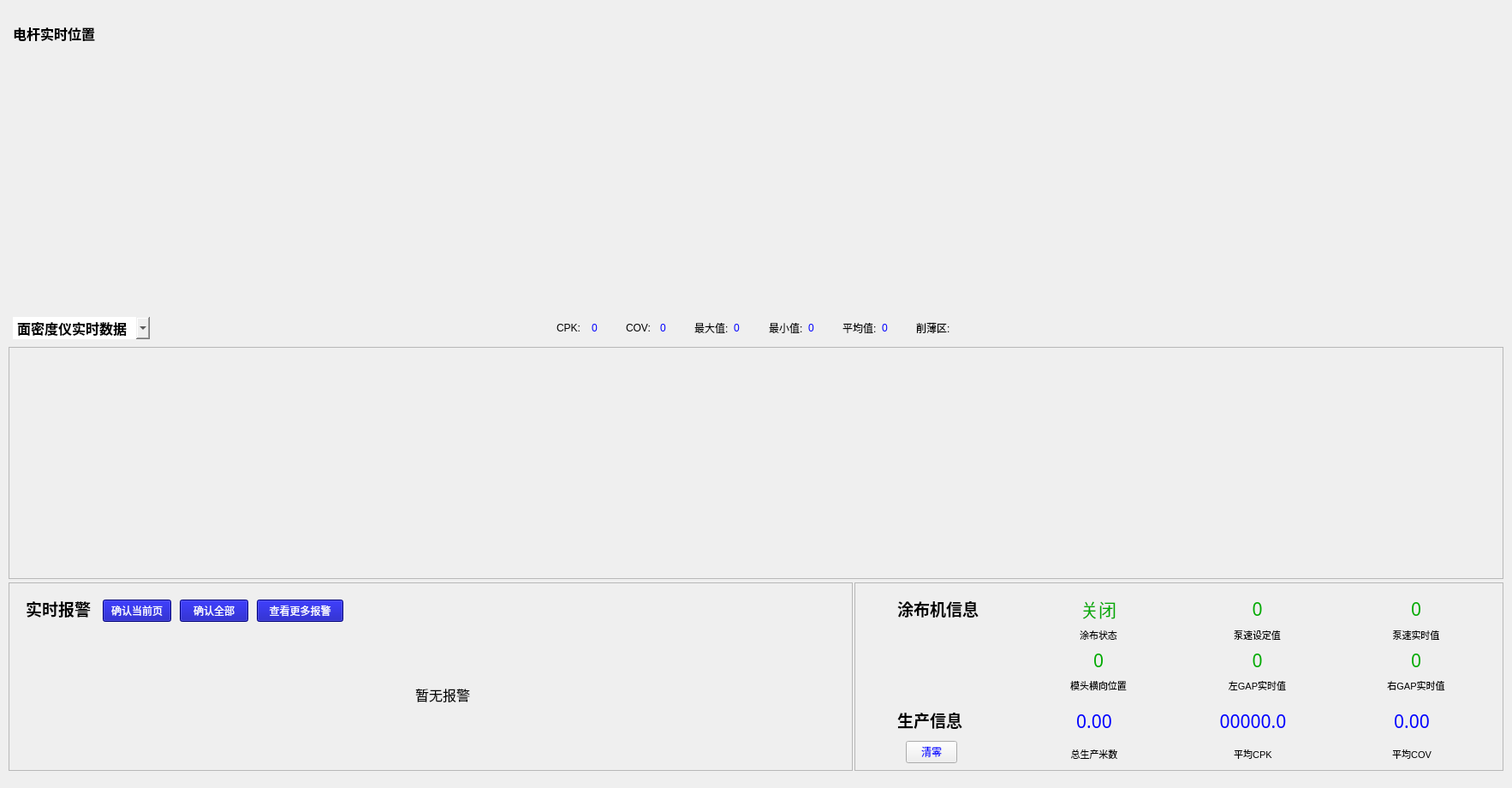
<?xml version="1.0" encoding="UTF-8"?>
<ui version="4.0">
 <class>homepage</class>
 <widget class="QWidget" name="homepage">
  <property name="geometry">
   <rect>
    <x>0</x>
    <y>0</y>
    <width>1766</width>
    <height>920</height>
   </rect>
  </property>
  <property name="windowTitle">
   <string>Form</string>
  </property>
  <widget class="QFrame" name="frame">
   <property name="geometry">
    <rect>
     <x>5</x>
     <y>15</y>
     <width>1755</width>
     <height>890</height>
    </rect>
   </property>
   <property name="frameShape">
    <enum>QFrame::NoFrame</enum>
   </property>
   <property name="frameShadow">
    <enum>QFrame::Raised</enum>
   </property>
   <widget class="QWidget" name="gridLayoutWidget_2">
    <property name="geometry">
     <rect>
      <x>5</x>
      <y>45</y>
      <width>1746</width>
      <height>296</height>
     </rect>
    </property>
    <layout class="QGridLayout" name="gridLayout_motor"/>
   </widget>
   <widget class="QFrame" name="frame_wrog">
    <property name="geometry">
     <rect>
      <x>5</x>
      <y>665</y>
      <width>986</width>
      <height>220</height>
     </rect>
    </property>
    <property name="frameShape">
     <enum>QFrame::StyledPanel</enum>
    </property>
    <property name="frameShadow">
     <enum>QFrame::Raised</enum>
    </property>
    <widget class="QLabel" name="label_6">
     <property name="geometry">
      <rect>
       <x>20</x>
       <y>20</y>
       <width>81</width>
       <height>21</height>
      </rect>
     </property>
     <property name="font">
      <font>
       <family>Arial</family>
       <pointsize>14</pointsize>
       <italic>false</italic>
       <bold>true</bold>
      </font>
     </property>
     <property name="text">
      <string>实时报警</string>
     </property>
    </widget>
    <widget class="QPushButton" name="pushButton">
     <property name="geometry">
      <rect>
       <x>110</x>
       <y>20</y>
       <width>80</width>
       <height>26</height>
      </rect>
     </property>
     <property name="styleSheet">
      <string notr="true">background-color: rgb(0, 0, 171);
color: rgb(255, 255, 255);
</string>
     </property>
     <property name="text">
      <string>确认当前页</string>
     </property>
    </widget>
    <widget class="QPushButton" name="pushButton_2">
     <property name="geometry">
      <rect>
       <x>200</x>
       <y>20</y>
       <width>80</width>
       <height>26</height>
      </rect>
     </property>
     <property name="styleSheet">
      <string notr="true">background-color: rgb(0, 0, 171);
color: rgb(255, 255, 255);</string>
     </property>
     <property name="text">
      <string>确认全部</string>
     </property>
    </widget>
    <widget class="QPushButton" name="pushButton_3">
     <property name="geometry">
      <rect>
       <x>290</x>
       <y>20</y>
       <width>101</width>
       <height>26</height>
      </rect>
     </property>
     <property name="styleSheet">
      <string notr="true">color: rgb(255, 255, 255);
background-color: rgb(0, 0, 171);
</string>
     </property>
     <property name="text">
      <string>查看更多报警</string>
     </property>
    </widget>
    <widget class="QLabel" name="label_26">
     <property name="geometry">
      <rect>
       <x>475</x>
       <y>110</y>
       <width>101</width>
       <height>41</height>
      </rect>
     </property>
     <property name="font">
      <font>
       <family>Arial</family>
       <pointsize>12</pointsize>
       <bold>false</bold>
      </font>
     </property>
     <property name="text">
      <string>暂无报警</string>
     </property>
    </widget>
    <zorder>label_6</zorder>
    <zorder>label_26</zorder>
    <zorder>pushButton</zorder>
    <zorder>pushButton_2</zorder>
    <zorder>pushButton_3</zorder>
   </widget>
   <widget class="QFrame" name="frame_Tbj">
    <property name="geometry">
     <rect>
      <x>993</x>
      <y>665</y>
      <width>758</width>
      <height>220</height>
     </rect>
    </property>
    <property name="frameShape">
     <enum>QFrame::StyledPanel</enum>
    </property>
    <property name="frameShadow">
     <enum>QFrame::Raised</enum>
    </property>
    <widget class="QLabel" name="label_3">
     <property name="geometry">
      <rect>
       <x>50</x>
       <y>20</y>
       <width>111</width>
       <height>21</height>
      </rect>
     </property>
     <property name="font">
      <font>
       <family>Arial</family>
       <pointsize>14</pointsize>
       <bold>true</bold>
      </font>
     </property>
     <property name="text">
      <string>涂布机信息</string>
     </property>
    </widget>
    <widget class="QLabel" name="label_4">
     <property name="geometry">
      <rect>
       <x>50</x>
       <y>150</y>
       <width>91</width>
       <height>21</height>
      </rect>
     </property>
     <property name="font">
      <font>
       <family>Arial</family>
       <pointsize>14</pointsize>
       <bold>true</bold>
      </font>
     </property>
     <property name="text">
      <string>生产信息</string>
     </property>
    </widget>
    <widget class="QPushButton" name="pushButton_4">
     <property name="geometry">
      <rect>
       <x>60</x>
       <y>185</y>
       <width>60</width>
       <height>26</height>
      </rect>
     </property>
     <property name="styleSheet">
      <string notr="true">color: rgb(0, 0, 255);</string>
     </property>
     <property name="text">
      <string>清零</string>
     </property>
    </widget>
    <widget class="QWidget" name="gridLayoutWidget">
     <property name="geometry">
      <rect>
       <x>190</x>
       <y>5</y>
       <width>551</width>
       <height>137</height>
      </rect>
     </property>
     <layout class="QGridLayout" name="gridLayout">
      <property name="sizeConstraint">
       <enum>QLayout::SetDefaultConstraint</enum>
      </property>
      <property name="leftMargin">
       <number>10</number>
      </property>
      <property name="topMargin">
       <number>10</number>
      </property>
      <property name="rightMargin">
       <number>0</number>
      </property>
      <property name="bottomMargin">
       <number>12</number>
      </property>
      <property name="horizontalSpacing">
       <number>15</number>
      </property>
      <property name="verticalSpacing">
       <number>5</number>
      </property>
      <item row="0" column="2">
       <widget class="QLabel" name="label_42">
        <property name="font">
         <font>
          <family>Sans Serif</family>
          <pointsize>16</pointsize>
          <bold>false</bold>
         </font>
        </property>
        <property name="styleSheet">
         <string notr="true">color: rgb(0, 170, 0);</string>
        </property>
        <property name="text">
         <string>0</string>
        </property>
        <property name="alignment">
         <set>Qt::AlignCenter</set>
        </property>
       </widget>
      </item>
      <item row="2" column="2">
       <widget class="QLabel" name="label_45">
        <property name="font">
         <font>
          <family>Sans Serif</family>
          <pointsize>16</pointsize>
          <bold>false</bold>
         </font>
        </property>
        <property name="styleSheet">
         <string notr="true">color: rgb(0, 170, 0);</string>
        </property>
        <property name="text">
         <string>0</string>
        </property>
        <property name="alignment">
         <set>Qt::AlignCenter</set>
        </property>
       </widget>
      </item>
      <item row="3" column="1">
       <widget class="QLabel" name="label_35">
        <property name="font">
         <font>
          <family>Arial</family>
          <pointsize>8</pointsize>
          <bold>false</bold>
         </font>
        </property>
        <property name="text">
         <string>左GAP实时值</string>
        </property>
        <property name="alignment">
         <set>Qt::AlignCenter</set>
        </property>
       </widget>
      </item>
      <item row="0" column="0">
       <widget class="QLabel" name="label_40">
        <property name="font">
         <font>
          <family>Sans Serif</family>
          <pointsize>16</pointsize>
          <bold>false</bold>
         </font>
        </property>
        <property name="layoutDirection">
         <enum>Qt::LeftToRight</enum>
        </property>
        <property name="styleSheet">
         <string notr="true">color: rgb(0, 170, 0);</string>
        </property>
        <property name="text">
         <string>关闭</string>
        </property>
        <property name="alignment">
         <set>Qt::AlignCenter</set>
        </property>
       </widget>
      </item>
      <item row="2" column="1">
       <widget class="QLabel" name="label_44">
        <property name="font">
         <font>
          <family>Sans Serif</family>
          <pointsize>16</pointsize>
          <bold>false</bold>
         </font>
        </property>
        <property name="styleSheet">
         <string notr="true">color: rgb(0, 170, 0);</string>
        </property>
        <property name="text">
         <string>0</string>
        </property>
        <property name="alignment">
         <set>Qt::AlignCenter</set>
        </property>
       </widget>
      </item>
      <item row="2" column="0">
       <widget class="QLabel" name="label_43">
        <property name="font">
         <font>
          <family>Sans Serif</family>
          <pointsize>16</pointsize>
          <bold>false</bold>
         </font>
        </property>
        <property name="styleSheet">
         <string notr="true">color: rgb(0, 170, 0);</string>
        </property>
        <property name="text">
         <string>0</string>
        </property>
        <property name="alignment">
         <set>Qt::AlignCenter</set>
        </property>
       </widget>
      </item>
      <item row="1" column="2">
       <widget class="QLabel" name="label_33">
        <property name="font">
         <font>
          <family>Arial</family>
          <pointsize>8</pointsize>
          <italic>false</italic>
          <bold>false</bold>
         </font>
        </property>
        <property name="text">
         <string>泵速实时值</string>
        </property>
        <property name="alignment">
         <set>Qt::AlignCenter</set>
        </property>
       </widget>
      </item>
      <item row="3" column="2">
       <widget class="QLabel" name="label_36">
        <property name="font">
         <font>
          <family>Arial</family>
          <pointsize>8</pointsize>
          <bold>false</bold>
         </font>
        </property>
        <property name="text">
         <string>右GAP实时值</string>
        </property>
        <property name="alignment">
         <set>Qt::AlignCenter</set>
        </property>
       </widget>
      </item>
      <item row="1" column="0">
       <widget class="QLabel" name="label_31">
        <property name="font">
         <font>
          <family>Arial</family>
          <pointsize>8</pointsize>
          <bold>false</bold>
         </font>
        </property>
        <property name="text">
         <string>涂布状态</string>
        </property>
        <property name="alignment">
         <set>Qt::AlignCenter</set>
        </property>
       </widget>
      </item>
      <item row="0" column="1">
       <widget class="QLabel" name="label_41">
        <property name="font">
         <font>
          <family>Sans Serif</family>
          <pointsize>16</pointsize>
          <bold>false</bold>
         </font>
        </property>
        <property name="styleSheet">
         <string notr="true">color: rgb(0, 170, 0);</string>
        </property>
        <property name="text">
         <string>0</string>
        </property>
        <property name="alignment">
         <set>Qt::AlignCenter</set>
        </property>
       </widget>
      </item>
      <item row="1" column="1">
       <widget class="QLabel" name="label_32">
        <property name="font">
         <font>
          <family>Arial</family>
          <pointsize>8</pointsize>
          <bold>false</bold>
         </font>
        </property>
        <property name="text">
         <string>泵速设定值</string>
        </property>
        <property name="alignment">
         <set>Qt::AlignCenter</set>
        </property>
       </widget>
      </item>
      <item row="3" column="0">
       <widget class="QLabel" name="label_34">
        <property name="font">
         <font>
          <family>Arial</family>
          <pointsize>8</pointsize>
          <bold>false</bold>
         </font>
        </property>
        <property name="text">
         <string>模头横向位置</string>
        </property>
        <property name="alignment">
         <set>Qt::AlignCenter</set>
        </property>
       </widget>
      </item>
     </layout>
    </widget>
    <widget class="QWidget" name="gridLayoutWidget_5">
     <property name="geometry">
      <rect>
       <x>190</x>
       <y>145</y>
       <width>551</width>
       <height>71</height>
      </rect>
     </property>
     <layout class="QGridLayout" name="gridLayout_3">
      <item row="1" column="2">
       <widget class="QLabel" name="label_39">
        <property name="font">
         <font>
          <family>Arial</family>
          <pointsize>8</pointsize>
          <bold>false</bold>
         </font>
        </property>
        <property name="text">
         <string>平均COV</string>
        </property>
        <property name="alignment">
         <set>Qt::AlignCenter</set>
        </property>
       </widget>
      </item>
      <item row="1" column="1">
       <widget class="QLabel" name="label_38">
        <property name="font">
         <font>
          <family>Arial</family>
          <pointsize>8</pointsize>
          <bold>false</bold>
         </font>
        </property>
        <property name="text">
         <string>平均CPK</string>
        </property>
        <property name="alignment">
         <set>Qt::AlignCenter</set>
        </property>
       </widget>
      </item>
      <item row="1" column="0">
       <widget class="QLabel" name="label_37">
        <property name="font">
         <font>
          <family>Arial</family>
          <pointsize>8</pointsize>
          <bold>false</bold>
         </font>
        </property>
        <property name="text">
         <string>总生产米数</string>
        </property>
        <property name="alignment">
         <set>Qt::AlignCenter</set>
        </property>
       </widget>
      </item>
      <item row="0" column="0">
       <widget class="QLabel" name="label_48">
        <property name="font">
         <font>
          <family>Sans Serif</family>
          <pointsize>16</pointsize>
          <bold>false</bold>
         </font>
        </property>
        <property name="styleSheet">
         <string notr="true">color: rgb(0, 0, 255);</string>
        </property>
        <property name="text">
         <string>0.00</string>
        </property>
        <property name="alignment">
         <set>Qt::AlignCenter</set>
        </property>
       </widget>
      </item>
      <item row="0" column="1">
       <widget class="QLabel" name="label_46">
        <property name="font">
         <font>
          <family>Sans Serif</family>
          <pointsize>16</pointsize>
          <bold>false</bold>
         </font>
        </property>
        <property name="styleSheet">
         <string notr="true">color: rgb(0, 0, 255);</string>
        </property>
        <property name="text">
         <string>00000.0</string>
        </property>
        <property name="alignment">
         <set>Qt::AlignCenter</set>
        </property>
       </widget>
      </item>
      <item row="0" column="2">
       <widget class="QLabel" name="label_47">
        <property name="font">
         <font>
          <family>Sans Serif</family>
          <pointsize>16</pointsize>
          <bold>false</bold>
         </font>
        </property>
        <property name="styleSheet">
         <string notr="true">color: rgb(0, 0, 255);</string>
        </property>
        <property name="text">
         <string>0.00</string>
        </property>
        <property name="alignment">
         <set>Qt::AlignCenter</set>
        </property>
       </widget>
      </item>
     </layout>
    </widget>
    <zorder>label_3</zorder>
    <zorder>label_4</zorder>
    <zorder>gridLayoutWidget</zorder>
    <zorder>pushButton_4</zorder>
    <zorder>gridLayoutWidget_5</zorder>
   </widget>
   <widget class="QWidget" name="gridLayoutWidget_4">
    <property name="geometry">
     <rect>
      <x>635</x>
      <y>355</y>
      <width>476</width>
      <height>26</height>
     </rect>
    </property>
    <layout class="QGridLayout" name="gridLayout_2">
     <property name="leftMargin">
      <number>10</number>
     </property>
     <property name="topMargin">
      <number>0</number>
     </property>
     <property name="rightMargin">
      <number>6</number>
     </property>
     <item row="0" column="4">
      <widget class="QLabel" name="label_52">
       <property name="font">
        <font>
         <family>Arial</family>
         <pointsize>9</pointsize>
         <bold>false</bold>
        </font>
       </property>
       <property name="text">
        <string>最大值:</string>
       </property>
      </widget>
     </item>
     <item row="0" column="8">
      <widget class="QLabel" name="label_54">
       <property name="font">
        <font>
         <family>Arial</family>
         <pointsize>9</pointsize>
         <bold>false</bold>
        </font>
       </property>
       <property name="text">
        <string>平均值:</string>
       </property>
      </widget>
     </item>
     <item row="0" column="7">
      <widget class="QLabel" name="label_58">
       <property name="font">
        <font>
         <family>Arial</family>
         <pointsize>9</pointsize>
         <bold>false</bold>
        </font>
       </property>
       <property name="styleSheet">
        <string notr="true">color: rgb(0, 0, 255);</string>
       </property>
       <property name="text">
        <string>0</string>
       </property>
      </widget>
     </item>
     <item row="0" column="2">
      <widget class="QLabel" name="label_51">
       <property name="font">
        <font>
         <family>Arial</family>
         <pointsize>9</pointsize>
         <bold>false</bold>
        </font>
       </property>
       <property name="text">
        <string>COV: </string>
       </property>
      </widget>
     </item>
     <item row="0" column="3">
      <widget class="QLabel" name="label_60">
       <property name="font">
        <font>
         <family>Arial</family>
         <pointsize>9</pointsize>
         <bold>false</bold>
        </font>
       </property>
       <property name="styleSheet">
        <string notr="true">color: rgb(0, 0, 255);</string>
       </property>
       <property name="text">
        <string>0</string>
       </property>
      </widget>
     </item>
     <item row="0" column="0">
      <widget class="QLabel" name="label_50">
       <property name="font">
        <font>
         <family>Arial</family>
         <pointsize>9</pointsize>
         <bold>false</bold>
        </font>
       </property>
       <property name="text">
        <string>CPK:  </string>
       </property>
      </widget>
     </item>
     <item row="0" column="10">
      <widget class="QLabel" name="label_55">
       <property name="font">
        <font>
         <family>Arial</family>
         <pointsize>9</pointsize>
         <bold>false</bold>
        </font>
       </property>
       <property name="text">
        <string>削薄区:</string>
       </property>
      </widget>
     </item>
     <item row="0" column="6">
      <widget class="QLabel" name="label_53">
       <property name="font">
        <font>
         <family>Arial</family>
         <pointsize>9</pointsize>
         <bold>false</bold>
        </font>
       </property>
       <property name="text">
        <string>最小值:</string>
       </property>
      </widget>
     </item>
     <item row="0" column="5">
      <widget class="QLabel" name="label_57">
       <property name="font">
        <font>
         <family>Arial</family>
         <pointsize>9</pointsize>
         <bold>false</bold>
        </font>
       </property>
       <property name="styleSheet">
        <string notr="true">color: rgb(0, 0, 255);</string>
       </property>
       <property name="text">
        <string>0</string>
       </property>
      </widget>
     </item>
     <item row="0" column="9">
      <widget class="QLabel" name="label_56">
       <property name="font">
        <font>
         <family>Arial</family>
         <pointsize>9</pointsize>
         <bold>false</bold>
        </font>
       </property>
       <property name="styleSheet">
        <string notr="true">color: rgb(0, 0, 255);</string>
       </property>
       <property name="text">
        <string>0</string>
       </property>
      </widget>
     </item>
     <item row="0" column="1">
      <widget class="QLabel" name="label_59">
       <property name="font">
        <font>
         <family>Arial</family>
         <pointsize>9</pointsize>
         <bold>false</bold>
        </font>
       </property>
       <property name="styleSheet">
        <string notr="true">color: rgb(0, 0, 255);</string>
       </property>
       <property name="text">
        <string>0</string>
       </property>
      </widget>
     </item>
    </layout>
   </widget>
   <widget class="QComboBox" name="comboBox_home">
    <property name="geometry">
     <rect>
      <x>10</x>
      <y>355</y>
      <width>160</width>
      <height>26</height>
     </rect>
    </property>
    <property name="font">
     <font>
      <family>Arial</family>
      <pointsize>12</pointsize>
      <bold>true</bold>
     </font>
    </property>
    <property name="mouseTracking">
     <bool>false</bool>
    </property>
    <property name="tabletTracking">
     <bool>false</bool>
    </property>
    <property name="focusPolicy">
     <enum>Qt::NoFocus</enum>
    </property>
    <property name="contextMenuPolicy">
     <enum>Qt::DefaultContextMenu</enum>
    </property>
    <property name="acceptDrops">
     <bool>false</bool>
    </property>
    <property name="toolTipDuration">
     <number>-1</number>
    </property>
    <property name="layoutDirection">
     <enum>Qt::LeftToRight</enum>
    </property>
    <property name="autoFillBackground">
     <bool>false</bool>
    </property>
    <property name="styleSheet">
     <string notr="true">QComboBox {
 /*
     background-color:rgba(255,255,255,100%);
     font: 10pt  &quot;Microsoft  YaHei  UI&quot;;
*/
     border:  none;  
}
QComboBox::drop-down{
   /* border-style: none;
       background-color:rgba(255,255,255,100%);
*/  
     
}
</string>
    </property>
    <property name="editable">
     <bool>false</bool>
    </property>
    <property name="currentIndex">
     <number>0</number>
    </property>
    <property name="maxVisibleItems">
     <number>10</number>
    </property>
    <property name="insertPolicy">
     <enum>QComboBox::InsertAtCurrent</enum>
    </property>
    <property name="sizeAdjustPolicy">
     <enum>QComboBox::AdjustToContentsOnFirstShow</enum>
    </property>
    <property name="iconSize">
     <size>
      <width>10</width>
      <height>10</height>
     </size>
    </property>
    <property name="duplicatesEnabled">
     <bool>false</bool>
    </property>
    <property name="frame">
     <bool>true</bool>
    </property>
    <property name="modelColumn">
     <number>0</number>
    </property>
    <item>
     <property name="text">
      <string>面密度仪实时数据</string>
     </property>
    </item>
    <item>
     <property name="text">
      <string>横向趋势数据</string>
     </property>
    </item>
   </widget>
   <widget class="QStackedWidget" name="stackedWidget_home">
    <property name="geometry">
     <rect>
      <x>5</x>
      <y>390</y>
      <width>1746</width>
      <height>271</height>
     </rect>
    </property>
    <property name="frameShape">
     <enum>QFrame::StyledPanel</enum>
    </property>
    <property name="lineWidth">
     <number>1</number>
    </property>
    <property name="currentIndex">
     <number>0</number>
    </property>
    <widget class="QWidget" name="page">
     <widget class="QWidget" name="gridLayoutWidget_3">
      <property name="geometry">
       <rect>
        <x>5</x>
        <y>5</y>
        <width>1731</width>
        <height>256</height>
       </rect>
      </property>
      <layout class="QGridLayout" name="gridLayout_face"/>
     </widget>
    </widget>
    <widget class="QWidget" name="page_2">
     <widget class="QWidget" name="gridLayoutWidget_6">
      <property name="geometry">
       <rect>
        <x>0</x>
        <y>0</y>
        <width>1741</width>
        <height>261</height>
       </rect>
      </property>
      <layout class="QGridLayout" name="gridLayout_FaceTendencyChart"/>
     </widget>
    </widget>
   </widget>
   <widget class="QLabel" name="label">
    <property name="geometry">
     <rect>
      <x>10</x>
      <y>15</y>
      <width>191</width>
      <height>18</height>
     </rect>
    </property>
    <property name="font">
     <font>
      <family>Arial</family>
      <pointsize>12</pointsize>
      <bold>true</bold>
     </font>
    </property>
    <property name="text">
     <string>电杆实时位置</string>
    </property>
   </widget>
  </widget>
 </widget>
 <resources/>
 <connections/>
 <designerdata>
  <property name="gridDeltaX">
   <number>5</number>
  </property>
  <property name="gridDeltaY">
   <number>5</number>
  </property>
  <property name="gridSnapX">
   <bool>true</bool>
  </property>
  <property name="gridSnapY">
   <bool>true</bool>
  </property>
  <property name="gridVisible">
   <bool>false</bool>
  </property>
 </designerdata>
</ui>
